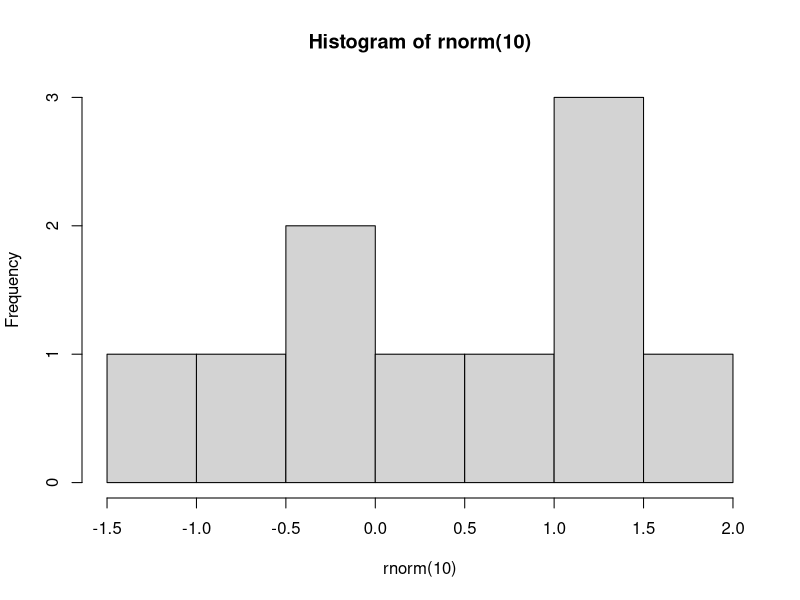

Here is the R script that generated this plot:
## ---- chunk 1
knitr::opts_chunk$set(echo = TRUE)
## ---- chunk 2
hist(rnorm(10))
